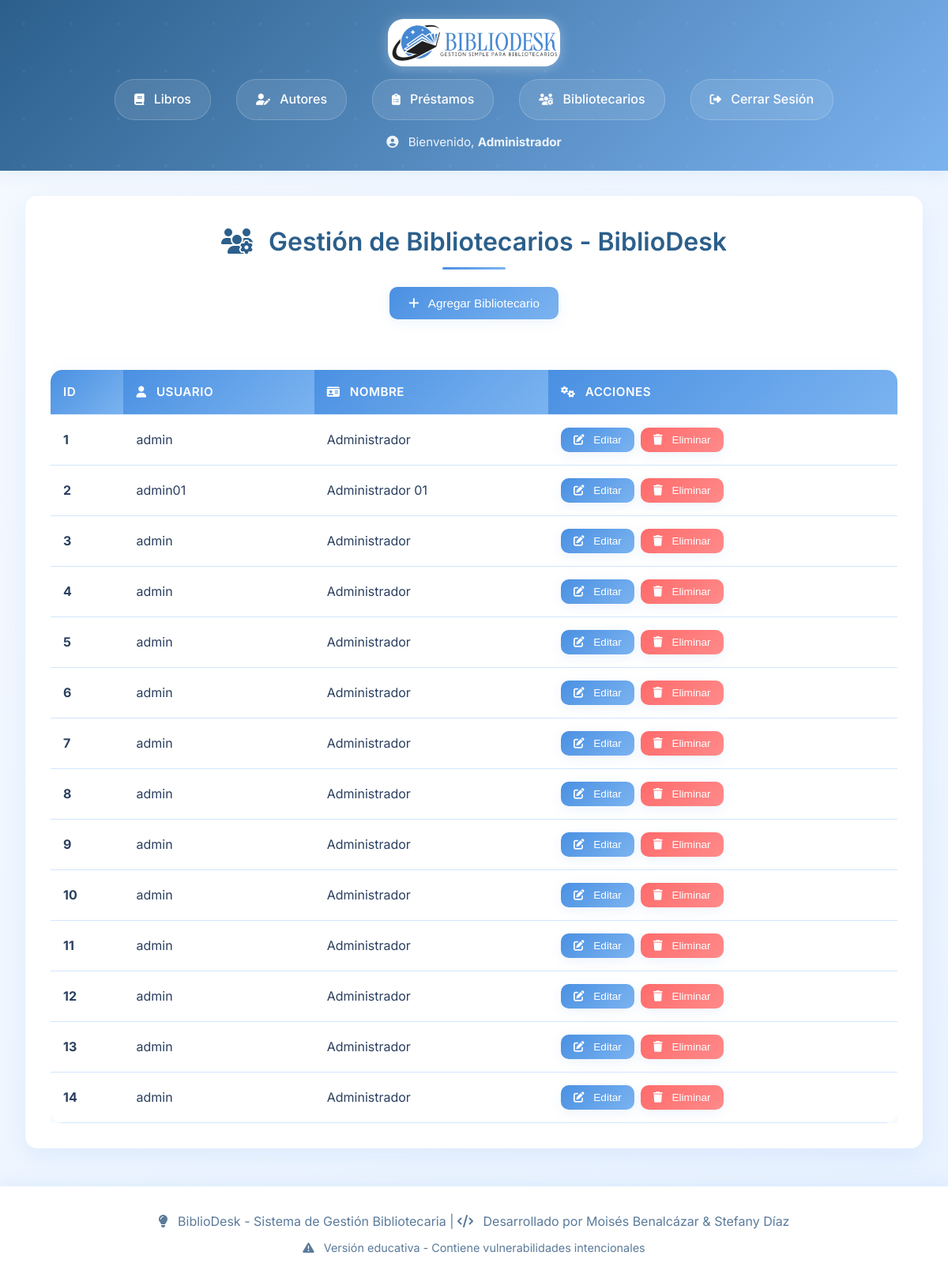
The app's page /bibliotecarios (signed in), older data.
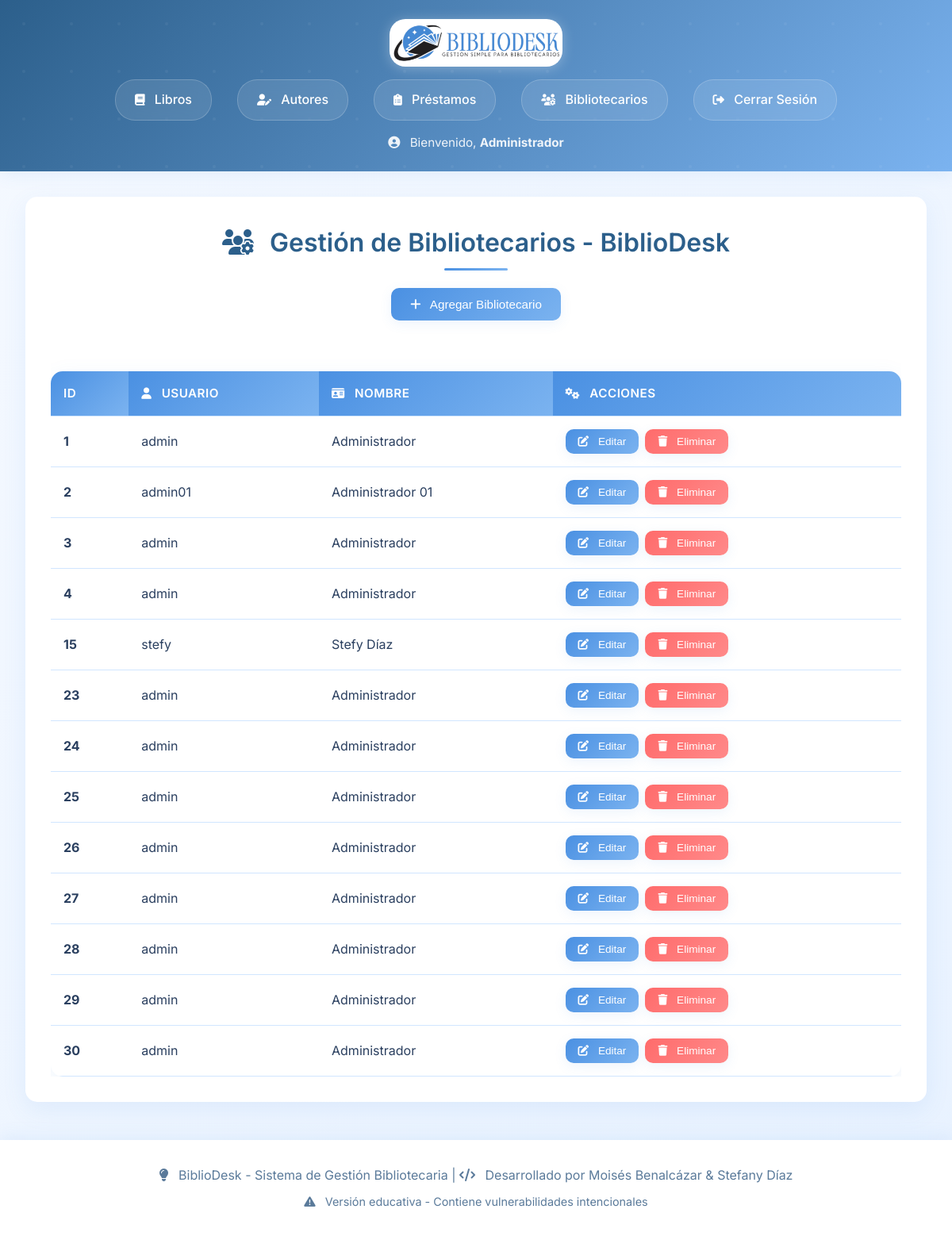
The same page, newer data.
### tables this page shows
CREATE TABLE bibliotecarios (
        id INTEGER PRIMARY KEY AUTOINCREMENT,
        username TEXT NOT NULL,
        password TEXT NOT NULL,  -- Vulnerabilidad: Contraseña en texto plano
        name TEXT NOT NULL
    );

### app.py (the view, shortened to what this page needs)
@app.route('/bibliotecarios', methods=['GET', 'POST'])
def bibliotecarios():
    if not session.get('logged_in'):
        return redirect(url_for('login'))
    bibliotecarios = database.get_bibliotecarios()
    return render_template('bibliotecarios.html', bibliotecarios=bibliotecarios)

### database.py (called while the page is built)
def get_bibliotecarios():
    conn = sqlite3.connect('library.db')
    c = conn.cursor()
    c.execute('SELECT * FROM bibliotecarios')
    bibliotecarios = c.fetchall()
    conn.close()
    return bibliotecarios

### templates/bibliotecarios.html (shortened to what this page needs)
{% extends "base.html" %}
{% block content %}
<div class="container">
    <div class="card">
        <h2><i class="fas fa-users-cog"></i> Gestión de Bibliotecarios - BiblioDesk</h2>
        <div style="text-align: center; margin-bottom: 2rem;">
            <button class="btn-primary" onclick="openModal('addBibliotecarioModal')">
                <i class="fas fa-plus"></i> Agregar Bibliotecario
            </button>
        </div>
        <div style="overflow-x: auto;">
            <table>
                <thead>
                    <tr>
                        <th>ID</th>
                        <th><i class="fas fa-user"></i> Usuario</th>
                        <th><i class="fas fa-id-card"></i> Nombre</th>
                        <th><i class="fas fa-cogs"></i> Acciones</th>
                    </tr>
                </thead>
                <tbody>
                    {% for bibliotecario in bibliotecarios %}
                    <tr>
                        <td><strong>{{ bibliotecario[0] }}</strong></td>
                        <td>{{ bibliotecario[1] }}</td>
                        <td>{{ bibliotecario[3] }}</td>
                        <td>
                            <div class="action-buttons">
                                <button class="btn-primary" onclick="openEditModal('{{ bibliotecario[0] }}', '{{ bibliotecario[1] }}', '{{ bibliotecario[3] }}')">
                                    <i class="fas fa-edit"></i> Editar
                                </button>
                                <form method="POST" style="display:inline;">
                                    <button type="submit" name="delete" class="btn-danger" onclick="return confirm('¿Estás seguro de que deseas eliminar este bibliotecario?')">
                                        <i class="fas fa-trash"></i> Eliminar
                                    </button>
                                </form>
                            </div>
                        </td>
                    </tr>
                    {% endfor %}
                </tbody>
            </table>
        </div>
    </div>
</div>
{% endblock %}

Row changes from the older to the newer data that the page shows:
removed bibliotecarios: id "5", username "admin", name "Administrador"
removed bibliotecarios: id "6", username "admin", name "Administrador"
removed bibliotecarios: id "7", username "admin", name "Administrador"
removed bibliotecarios: id "8", username "admin", name "Administrador"
removed bibliotecarios: id "9", username "admin", name "Administrador"
removed bibliotecarios: id "10", username "admin", name "Administrador"
removed bibliotecarios: id "11", username "admin", name "Administrador"
removed bibliotecarios: id "12", username "admin", name "Administrador"
removed bibliotecarios: id "13", username "admin", name "Administrador"
removed bibliotecarios: id "14", username "admin", name "Administrador"
added bibliotecarios: id "15", username "stefy", name "Stefy Díaz"
added bibliotecarios: id "23", username "admin", name "Administrador"
added bibliotecarios: id "24", username "admin", name "Administrador"
added bibliotecarios: id "25", username "admin", name "Administrador"
added bibliotecarios: id "26", username "admin", name "Administrador"
added bibliotecarios: id "27", username "admin", name "Administrador"
added bibliotecarios: id "28", username "admin", name "Administrador"
added bibliotecarios: id "29", username "admin", name "Administrador"
added bibliotecarios: id "30", username "admin", name "Administrador"
